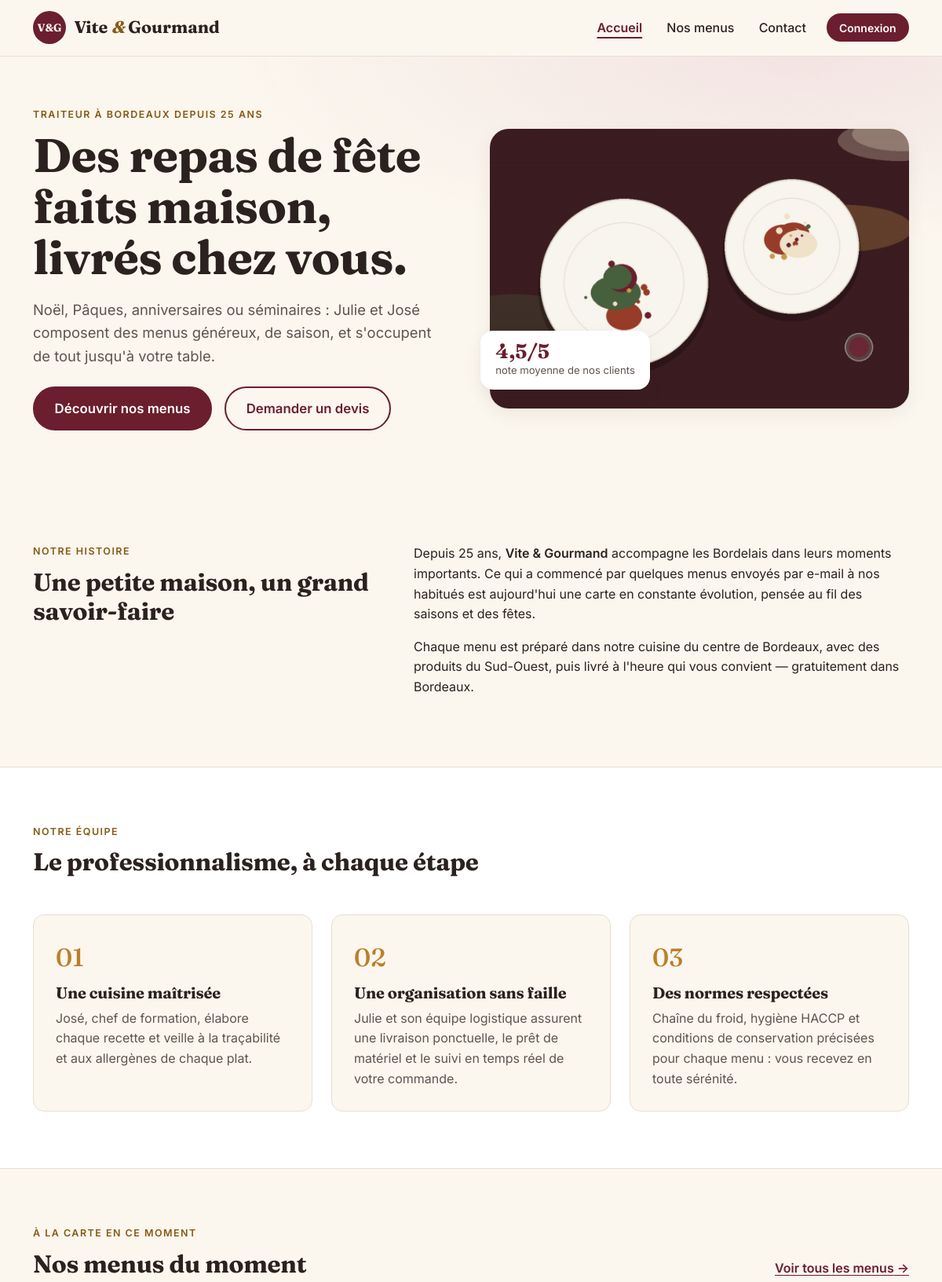
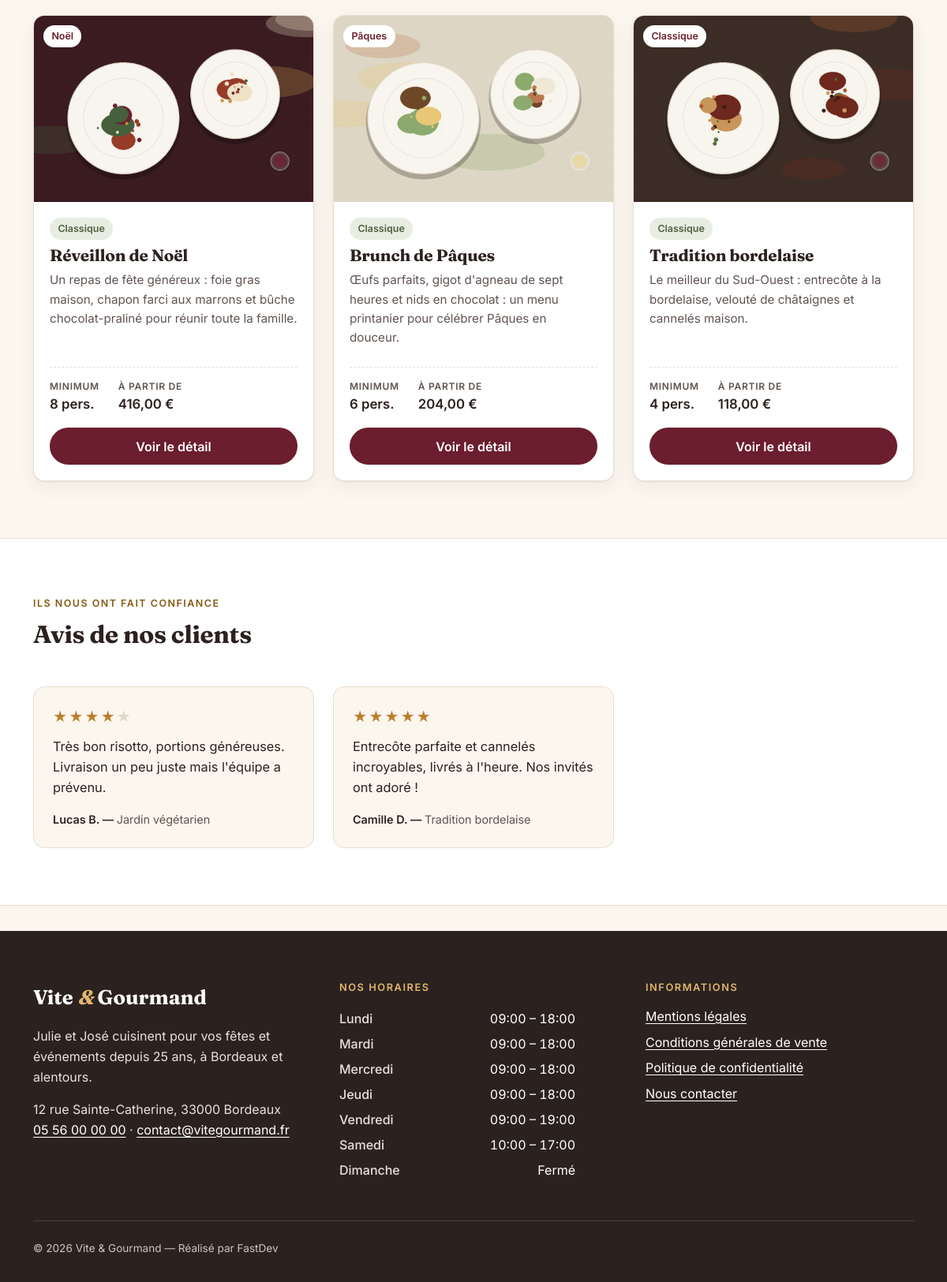
The page / on the database its author committed (2 pictures, top to bottom).
### tables this page shows
CREATE TABLE menu (
    menu_id                  INT           NOT NULL AUTO_INCREMENT,
    titre                    VARCHAR(100)  NOT NULL,
    nombre_personne_minimum  INT           NOT NULL,
    prix_par_personne        DECIMAL(8,2)  NOT NULL,
    description              TEXT          NOT NULL,
    conditions               TEXT          NOT NULL,
    quantite_restante        INT           NOT NULL DEFAULT 0,
    regime_id                INT           NOT NULL,
    theme_id                 INT           NOT NULL,
    actif                    TINYINT(1)    NOT NULL DEFAULT 1,
    PRIMARY KEY (menu_id),
    CONSTRAINT fk_menu_regime FOREIGN KEY (regime_id) REFERENCES regime(regime_id),
    CONSTRAINT fk_menu_theme  FOREIGN KEY (theme_id)  REFERENCES theme(theme_id),
    CONSTRAINT chk_menu_min   CHECK (nombre_personne_minimum > 0),
    CONSTRAINT chk_menu_prix  CHECK (prix_par_personne >= 0),
    CONSTRAINT chk_menu_stock CHECK (quantite_restante >= 0)
);

CREATE TABLE theme (
    theme_id  INT          NOT NULL AUTO_INCREMENT,
    libelle   VARCHAR(50)  NOT NULL UNIQUE,
    PRIMARY KEY (theme_id)
);

CREATE TABLE regime (
    regime_id INT          NOT NULL AUTO_INCREMENT,
    libelle   VARCHAR(50)  NOT NULL UNIQUE,
    PRIMARY KEY (regime_id)
);

CREATE TABLE avis (
    avis_id         INT          NOT NULL AUTO_INCREMENT,
    note            TINYINT      NOT NULL,
    description     VARCHAR(500) NOT NULL,
    statut          VARCHAR(50)  NOT NULL DEFAULT 'en attente',   
    utilisateur_id  INT          NOT NULL,
    numero_commande VARCHAR(50)  NOT NULL UNIQUE,                 
    date_avis       DATETIME     NOT NULL DEFAULT CURRENT_TIMESTAMP,
    PRIMARY KEY (avis_id),
    CONSTRAINT fk_avis_user FOREIGN KEY (utilisateur_id) REFERENCES utilisateur(utilisateur_id),
    CONSTRAINT fk_avis_commande FOREIGN KEY (numero_commande) REFERENCES commande(numero_commande) ON DELETE CASCADE,
    CONSTRAINT chk_avis_note CHECK (note BETWEEN 1 AND 5)
);

CREATE TABLE utilisateur (
    utilisateur_id  INT          NOT NULL AUTO_INCREMENT,
    email           VARCHAR(180) NOT NULL UNIQUE,
    password        VARCHAR(255) NOT NULL,             
    nom             VARCHAR(50)  NOT NULL DEFAULT '',
    prenom          VARCHAR(50)  NOT NULL DEFAULT '',
    telephone       VARCHAR(50)  NOT NULL DEFAULT '',
    ville           VARCHAR(50)  NOT NULL DEFAULT '',
    pays            VARCHAR(50)  NOT NULL DEFAULT 'France',
    adresse_postale VARCHAR(255) NOT NULL DEFAULT '',
    actif           TINYINT(1)   NOT NULL DEFAULT 1,   
    role_id         INT          NOT NULL,
    date_creation   DATETIME     NOT NULL DEFAULT CURRENT_TIMESTAMP,
    PRIMARY KEY (utilisateur_id),
    CONSTRAINT fk_utilisateur_role FOREIGN KEY (role_id) REFERENCES role(role_id)
);

CREATE TABLE horaire (
    horaire_id      INT         NOT NULL AUTO_INCREMENT,
    jour            VARCHAR(50) NOT NULL,
    ordre           TINYINT     NOT NULL DEFAULT 0,    
    heure_ouverture VARCHAR(50) NULL,                  
    heure_fermeture VARCHAR(50) NULL,
    PRIMARY KEY (horaire_id)
);

### templates/partials/menu-card.php (the view, shortened to what the rows shown need)
<article class="menu-card">
    <div class="menu-card-img">
        <?php if ($m['image']): ?>
            <img src="<?= asset($m['image']) ?>" alt="<?= e($m['image_alt']) ?>" loading="lazy" width="600" height="400">
        <?php endif; ?>
        <span class="tag tag-theme"><?= e($m['theme']) ?></span>
    </div>
    <div class="menu-card-body">
        <p class="menu-card-meta"><span class="tag tag-regime"><?= e($m['regime']) ?></span>
        </p>
        <h3 class="menu-card-title"><?= e($m['titre']) ?></h3>
        <p class="menu-card-desc"><?= e($m['description']) ?></p>
        <dl class="menu-card-facts">
            <div><dt>Minimum</dt><dd><?= (int) $m['nombre_personne_minimum'] ?> pers.</dd></div>
            <div><dt>À partir de</dt><dd><?= euros($m['prix_minimum']) ?></dd></div>
        </dl>
        <a class="btn btn-brand w-100" href="<?= url('/menu', ['id' => $m['menu_id']]) ?>">
            Voir le détail <span class="visually-hidden">du menu <?= e($m['titre']) ?></span>
        </a>
    </div>
</article>

### templates/layout.php (shortened to what the rows shown need)
<?php
try {
    $horaires = (new RefRepository())->horaires();
} catch (\Throwable) {
    $horaires = [];
}
?><!doctype html>
<html lang="fr">
<head>
    <link href="<?= asset('assets/css/fonts.css') ?>" rel="stylesheet">
    <link href="<?= asset('assets/vendor/bootstrap/bootstrap.min.css') ?>" rel="stylesheet">
    <link href="<?= asset('assets/css/style.css') ?>" rel="stylesheet">
</head>
<body>
<main id="contenu" tabindex="-1">
    <?php require $__template; ?>
</main>
<footer class="site-footer">
    <div class="container">
        <div class="row g-4 g-lg-5">
            <div class="col-sm-6 col-lg-4">
                <h2 class="footer-title">Nos horaires</h2>
                <table class="hours">
                    <tbody>
                    <?php foreach ($horaires as $h): ?>
                        <tr>
                            <th scope="row"><?= e($h['jour']) ?></th>
                            <td><?= $h['heure_ouverture'] ? e($h['heure_ouverture']) . ' – ' . e($h['heure_fermeture']) : 'Fermé' ?></td>
                        </tr>
                    <?php endforeach; ?>
                    </tbody>
                </table>
            </div>
            <div class="col-sm-6 col-lg-4">
                <h2 class="footer-title">Informations</h2>
            </div>
        </div>
    </div>
</footer>
</body>
</html>

### templates/pages/home.php (shortened to what the rows shown need)
<section class="hero">
    <div class="container">
        <div class="row align-items-center g-4 g-lg-5">
            <div class="col-lg-6">
                <h1 class="display-title">Des repas de fête faits maison, livrés chez vous.</h1>
            </div>
        </div>
    </div>
</section>
<section class="section" aria-labelledby="titre-entreprise">
    <div class="container">
        <div class="row g-4 g-lg-5">
            <div class="col-lg-5">
                <h2 id="titre-entreprise" class="section-title">Une petite maison, un grand savoir-faire</h2>
            </div>
        </div>
    </div>
</section>
<section class="section section-alt" aria-labelledby="titre-equipe">
    <div class="container">
        <h2 id="titre-equipe" class="section-title mb-5">Le professionnalisme, à chaque étape</h2>
    </div>
</section>
<?php if ($menus): ?>
<section class="section" aria-labelledby="titre-menus">
    <div class="container">
        <div class="d-flex flex-wrap justify-content-between align-items-end gap-3 mb-4">
            <div>
                <h2 id="titre-menus" class="section-title mb-0">Nos menus du moment</h2>
            </div>
        </div>
        <div class="row g-4">
            <?php foreach ($menus as $m): ?>
                <div class="col-md-6 col-lg-4"><?php App\Core\View::partial('partials/menu-card', ['m' => $m]); ?></div>
            <?php endforeach; ?>
        </div>
    </div>
</section>
<?php endif; ?>
<section class="section section-alt" aria-labelledby="titre-avis">
    <div class="container">
        <h2 id="titre-avis" class="section-title mb-5">Avis de nos clients</h2>
        <?php if (!$avis): ?>
            <p>Les premiers avis arrivent bientôt.</p>
        <?php else: ?>
            <div class="row g-4">
                <?php foreach ($avis as $a): ?>
                    <div class="col-md-6 col-lg-4">
                        <figure class="review">
                            <p class="stars" aria-label="Note : <?= (int) $a['note'] ?> sur 5">
                                <?= str_repeat('★', (int) $a['note']) ?><span class="stars-off"><?= str_repeat('★', 5 - (int) $a['note']) ?></span>
                            </p>
                            <blockquote><p><?= e($a['description']) ?></p></blockquote>
                            <figcaption><?= e($a['prenom']) ?> <?= e($a['initiale']) ?>. — <span><?= e($a['menu_titre']) ?></span></figcaption>
                        </figure>
                    </div>
                <?php endforeach; ?>
            </div>
        <?php endif; ?>
    </div>
</section>

### rows shown on the page
menu: shows a picture, theme.libelle "Noël", regime.libelle "Classique", titre "Réveillon de Noël", description "Un repas de fête généreux : foie gras maison, chapon farci aux marrons et bûche chocolat-praliné pour réunir toute la famille.", nombre_personne_minimum "8", prix_minimum "416,00 €"
menu: shows a picture, theme.libelle "Pâques", regime.libelle "Classique", titre "Brunch de Pâques", description "Œufs parfaits, gigot d'agneau de sept heures et nids en chocolat : un menu printanier pour célébrer Pâques en douceur.", nombre_personne_minimum "6", prix_minimum "204,00 €"
menu: shows a picture, theme.libelle "Classique", regime.libelle "Classique", titre "Tradition bordelaise", description "Le meilleur du Sud-Ouest : entrecôte à la bordelaise, velouté de châtaignes et cannelés maison.", nombre_personne_minimum "4", prix_minimum "118,00 €"
avis: note "★★★★", note "★", description "Très bon risotto, portions généreuses. Livraison un peu juste mais l'équipe a prévenu.", utilisateur.prenom "Lucas", initiale "B", menu.titre "Jardin végétarien"
avis: note "★★★★★", description "Entrecôte parfaite et cannelés incroyables, livrés à l'heure. Nos invités ont adoré !", utilisateur.prenom "Camille", initiale "D", menu.titre "Tradition bordelaise"
horaire: jour "Lundi", heure_ouverture "09:00", heure_fermeture "18:00"
horaire: jour "Mardi", heure_ouverture "09:00", heure_fermeture "18:00"
horaire: jour "Mercredi", heure_ouverture "09:00", heure_fermeture "18:00"
horaire: jour "Jeudi", heure_ouverture "09:00", heure_fermeture "18:00"
horaire: jour "Vendredi", heure_ouverture "09:00", heure_fermeture "19:00"
horaire: jour "Samedi", heure_ouverture "10:00", heure_fermeture "17:00"
horaire: jour "Dimanche", shows "Fermé"

### other values the page prints
$moyenne "4,5"
